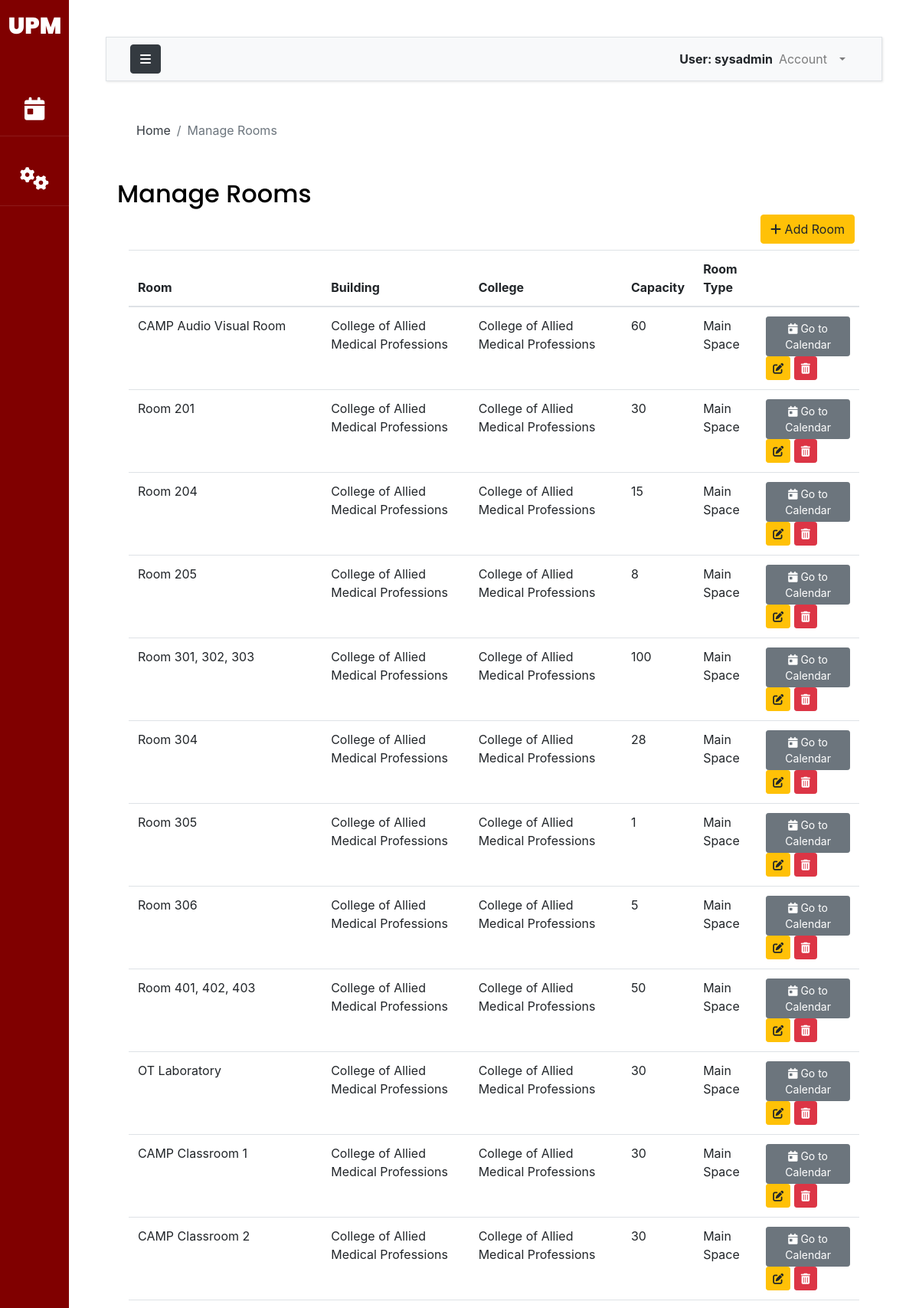
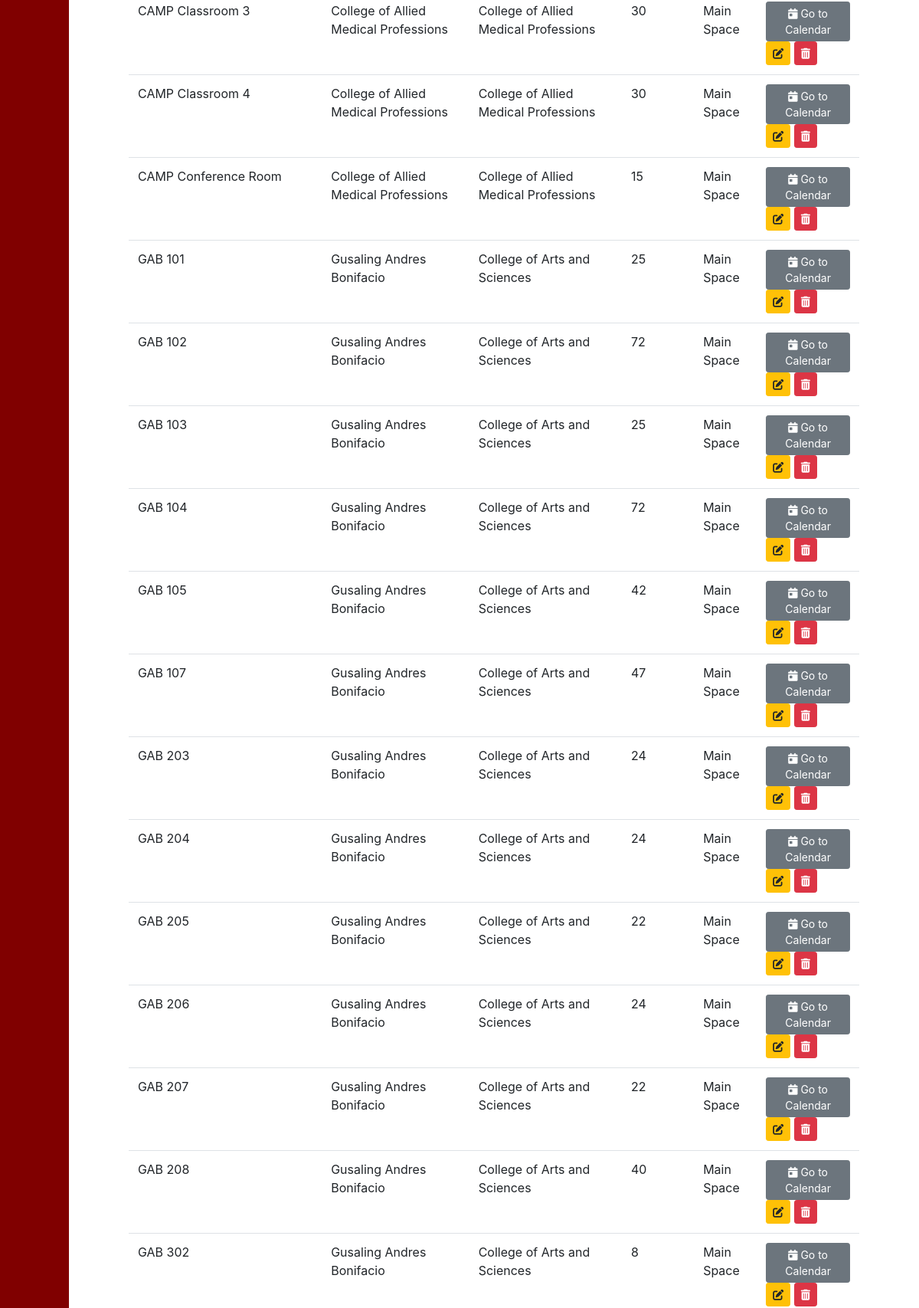
Screenshot of /manage-room/ (signed in, upper part) with the database file from the repository (2 pictures, top to bottom).
### accounts/models.py (models this page shows, shortened)
class AuthUser(AbstractUser):
    FACULTY = 1
    STAFF = 2
    OCS = 3
    ADPD = 4
    AO = 5
    USER_TYPE_CHOICES = (
        (FACULTY, 'Faculty'),
        (STAFF, 'Staff'),
        (OCS, 'OCS'),
        (ADPD, 'ADPD'),
        (AO,'AO')
    )
    first_name = models.CharField(max_length=200)
    last_name = models.CharField(max_length=200)
    email = models.EmailField(unique=True, validators=[
        EmailValidator(allowlist=['up.edu.ph'])
    ])
    college = models.ForeignKey("UPM.College",on_delete=models.CASCADE,null=True,blank=True)
    department = models.ForeignKey("UPM.Department",on_delete=models.CASCADE,null=True,blank=True)
    user_type = models.PositiveSmallIntegerField(choices=USER_TYPE_CHOICES,null=True)
    def __str__(self):
        return self.username

### UPM/models.py (models this page shows, shortened)
class Room(models.Model):
    name = models.CharField(max_length=300, null=True, unique=True)
    slug = models.SlugField(null=True)
    room_type = models.ForeignKey(RoomType,on_delete=models.CASCADE,null=True)
    college = models.ForeignKey(College,on_delete=models.CASCADE,null=True)
    building = models.ForeignKey(Building, on_delete=models.CASCADE, null=True)
    capacity = models.IntegerField()

class Building(models.Model):
    name = models.CharField(max_length=300,null=True)
    college = models.ForeignKey(College,on_delete=models.CASCADE,null=True)
    slug = models.SlugField(null=True)
    def __str__(self):
        return self.name

class College(models.Model):
    name = models.CharField(max_length=300,null=True)
    slug = models.SlugField(null=True)
    def __str__(self):
        return self.name

class RoomType(models.Model):
    name = models.CharField(max_length=300,null=True, unique=True)
    slug = models.SlugField(null=True)
    def __str__(self):
        return self.name

### UPM/views.py (the view)
# urls.py: path('manage-room/',views.manageRooms, name='manageRooms'),
@login_required(login_url='loginPage')
def manageRooms(request):
    rooms=Room.objects.all()
    form = ColBuildForm()
    build = Building.objects.all()
    college = College.objects.all()
    if request.method == "POST":
        form = ColBuildForm(request.POST)
        if form.is_valid():
            form.save()
            return redirect('manageRooms')
    context={'rooms':rooms,'form':form,'colleges':college,'building':build}
    return render(request,"UPM/room.html",context)

### templates/UPM/room.html (shortened to what this page needs)
{% extends 'base.html' %}
{% load static %}
{% load crispy_forms_tags %}
{% block breadcrumb %}
<nav aria-label="breadcrumb">
  <ol class="breadcrumb mt-3 ms-4 bg-body">
    <li class="breadcrumb-item"><a href="{% url 'indexPage' %}" class="text-dark">Home</a></li>
    <li class="breadcrumb-item active" aria-current="page">Manage Rooms</li>
  </ol>
</nav>
{% endblock breadcrumb %}
{% block content %}
<div class = "container w-auto">
    <h2 class="pt-4">Manage Rooms</h2>
    <div class = 'row'>
        <div class = 'colalign-self-end text-end'>
            <button class='btn btn-warning mb-2 mx-4' data-bs-toggle="modal" data-bs-target="#addRoom"><i class="fa-solid fa-plus"></i> Add Room</button>
        </div>
    </div>
    <div class="container-fluid overflow-auto">
       {% include 'UPM/room-table.html'%}
    </div>
</div>
{% endblock content %}

### templates/base.html (shortened to what this page needs)
{% load static %}
{% load crispy_forms_tags %}
<!DOCTYPE html>
<html lang="en">
    <head>
        {% include 'css_modules.html' %}
    </head>
    <body>
        <div class="wrapper d-flex align-items-stretch">
            <nav id="sidebar" class="active">
                <h1><a href="{% url 'indexPage' %}" class="logo mt-2 pt-2">UPM</a></h1>
                <ul class="list-unstyled components mb-5">
                    {% if request.user.is_authenticated %}
                    <li>
                        <a href="{% url 'viewBookings' %}"><i class="fa-solid fa-calendar-day"></i> <span class="link_label ms-1"> Bookings</span></a>
                    </li>
                        {% if request.user.user_type == none %}
                        <li>
                            <a data-bs-toggle="collapse" href="#collapseOptions" role="button" aria-expanded="false" aria-controls="collapseOptions" id="clps"><i class="fa fa-cogs"></i> <span class="link_label">Administrator</span></a>
                        </li>
                        {% endif %}
                    {% else %}
                    <li>
                        <a href="{% url 'roomView' %}"><i class="fa-solid fa-door-closed"></i> <span class="link_label ms-1">View Rooms</span></a>
                    </li>
                    {% endif %}
                </ul>
            </nav>
            <div id="content" class="p-4 p-md-5 bg-body">
                <nav class="navbar navbar-expand-lg navbar-light bg-light border">
                    <div class="container-fluid">
                        <button type="button" id="sidebarCollapse" class="btn btn-dark">
                            <i class="fa fa-bars"></i>
                        </button>
                        <div class="collapse navbar-collapse" id="navbarSupportedContent">
                            <ul class="nav navbar-nav ml-auto">
                                <span class="fw-bolder mt-2">User: {{request.user}}</span>
                                {% if request.user.is_authenticated %}
                                <li class="nav-item dropdown me-3 pe-3">
                                        <a class="nav-link dropdown-toggle" href="#" id="navbarDropdown" role="button" data-bs-toggle="dropdown" aria-expanded="false">
                                        Account
                                        </a>
                                    </li>
                                {% else %}
                                    <a class='text-secondary mt-2 ms-2 me-3 pe-3' href="{% url 'loginPage' %}" id="navbarDropdown" >
                                       <strong>Log In</strong>
                                    </a>
                                {% endif %}
                            </ul>
                        </div>
                    </div>
                </nav>
                <main>
                    <div class="app-title">
                        {% block breadcrumb %}
                        {% endblock breadcrumb %}
                    </div>
                    {% block content %}
                    {% endblock content %}
                </main>
            </div>
		</div>
    </body>
</html>

### templates/UPM/room-table.html (shortened to what this page needs)
<table id='room-table' class="table">
    <thead>
      <tr>
        <th scope="col">Room</th>
        <th scope="col">Building</th>
        <th scope="col">College</th>
        <th scope="col">Capacity</th>
        <th scope='col'>Room Type</th>
        <th scope="col"></th>
      </tr>
    </thead>
    <tbody>
    {% for room in rooms %}
      <tr>
        <td>{{room.name}}</td>
        <td>{{room.building}}</td>
        <td>{{room.college}}</td>
        <td>{{room.capacity}}</td>
        <td>{{room.room_type}}</td>
        <td>
            <a class='btn btn-secondary btn-sm' href = {% url 'calendarView' room.slug %}><i class="fa-solid fa-calendar-day"></i> Go to Calendar</a>
            <button type="button" class="update bs-modal btn btn-sm btn-warning btn-sm" data-form-url="{% url 'editRoom' room.slug %}"><i class="fa-solid fa-pen-to-square"></i></button>
            <button class='btn btn-danger btn-sm' data-bs-toggle="modal" data-bs-target="#deletePopup{{room.id}}"><i class="fa-solid fa-trash-can"></i></button>
        </td>
      </tr>
    {% endfor %}
    </tbody>
  </table>

### rows the page displays
AuthUser: user "sysadmin"
Room: name "CAMP Audio Visual Room", building "College of Allied Medical Professions", college "College of Allied Medical Professions", capacity "60", room_type "Main Space"
Room: name "Room 201", building "College of Allied Medical Professions", college "College of Allied Medical Professions", capacity "30", room_type "Main Space"
Room: name "Room 204", building "College of Allied Medical Professions", college "College of Allied Medical Professions", capacity "15", room_type "Main Space"
Room: name "Room 205", building "College of Allied Medical Professions", college "College of Allied Medical Professions", capacity "8", room_type "Main Space"
Room: name "Room 301, 302, 303", building "College of Allied Medical Professions", college "College of Allied Medical Professions", capacity "100", room_type "Main Space"
Room: name "Room 304", building "College of Allied Medical Professions", college "College of Allied Medical Professions", capacity "28", room_type "Main Space"
Room: name "Room 305", building "College of Allied Medical Professions", college "College of Allied Medical Professions", capacity "1", room_type "Main Space"
Room: name "Room 306", building "College of Allied Medical Professions", college "College of Allied Medical Professions", capacity "5", room_type "Main Space"
Room: name "Room 401, 402, 403", building "College of Allied Medical Professions", college "College of Allied Medical Professions", capacity "50", room_type "Main Space"
Room: name "OT Laboratory", building "College of Allied Medical Professions", college "College of Allied Medical Professions", capacity "30", room_type "Main Space"
Room: name "CAMP Classroom 1", building "College of Allied Medical Professions", college "College of Allied Medical Professions", capacity "30", room_type "Main Space"
Room: name "CAMP Classroom 2", building "College of Allied Medical Professions", college "College of Allied Medical Professions", capacity "30", room_type "Main Space"
Room: name "CAMP Classroom 3", building "College of Allied Medical Professions", college "College of Allied Medical Professions", capacity "30", room_type "Main Space"
Room: name "CAMP Classroom 4", building "College of Allied Medical Professions", college "College of Allied Medical Professions", capacity "30", room_type "Main Space"
Room: name "CAMP Conference Room", building "College of Allied Medical Professions", college "College of Allied Medical Professions", capacity "15", room_type "Main Space"
Room: name "GAB 101", building "Gusaling Andres Bonifacio", college "College of Arts and Sciences", capacity "25", room_type "Main Space"
Room: name "GAB 102", building "Gusaling Andres Bonifacio", college "College of Arts and Sciences", capacity "72", room_type "Main Space"
Room: name "GAB 103", building "Gusaling Andres Bonifacio", college "College of Arts and Sciences", capacity "25", room_type "Main Space"
Room: name "GAB 104", building "Gusaling Andres Bonifacio", college "College of Arts and Sciences", capacity "72", room_type "Main Space"
Room: name "GAB 105", building "Gusaling Andres Bonifacio", college "College of Arts and Sciences", capacity "42", room_type "Main Space"
Room: name "GAB 107", building "Gusaling Andres Bonifacio", college "College of Arts and Sciences", capacity "47", room_type "Main Space"
Room: name "GAB 203", building "Gusaling Andres Bonifacio", college "College of Arts and Sciences", capacity "24", room_type "Main Space"
Room: name "GAB 204", building "Gusaling Andres Bonifacio", college "College of Arts and Sciences", capacity "24", room_type "Main Space"
Room: name "GAB 205", building "Gusaling Andres Bonifacio", college "College of Arts and Sciences", capacity "22", room_type "Main Space"
